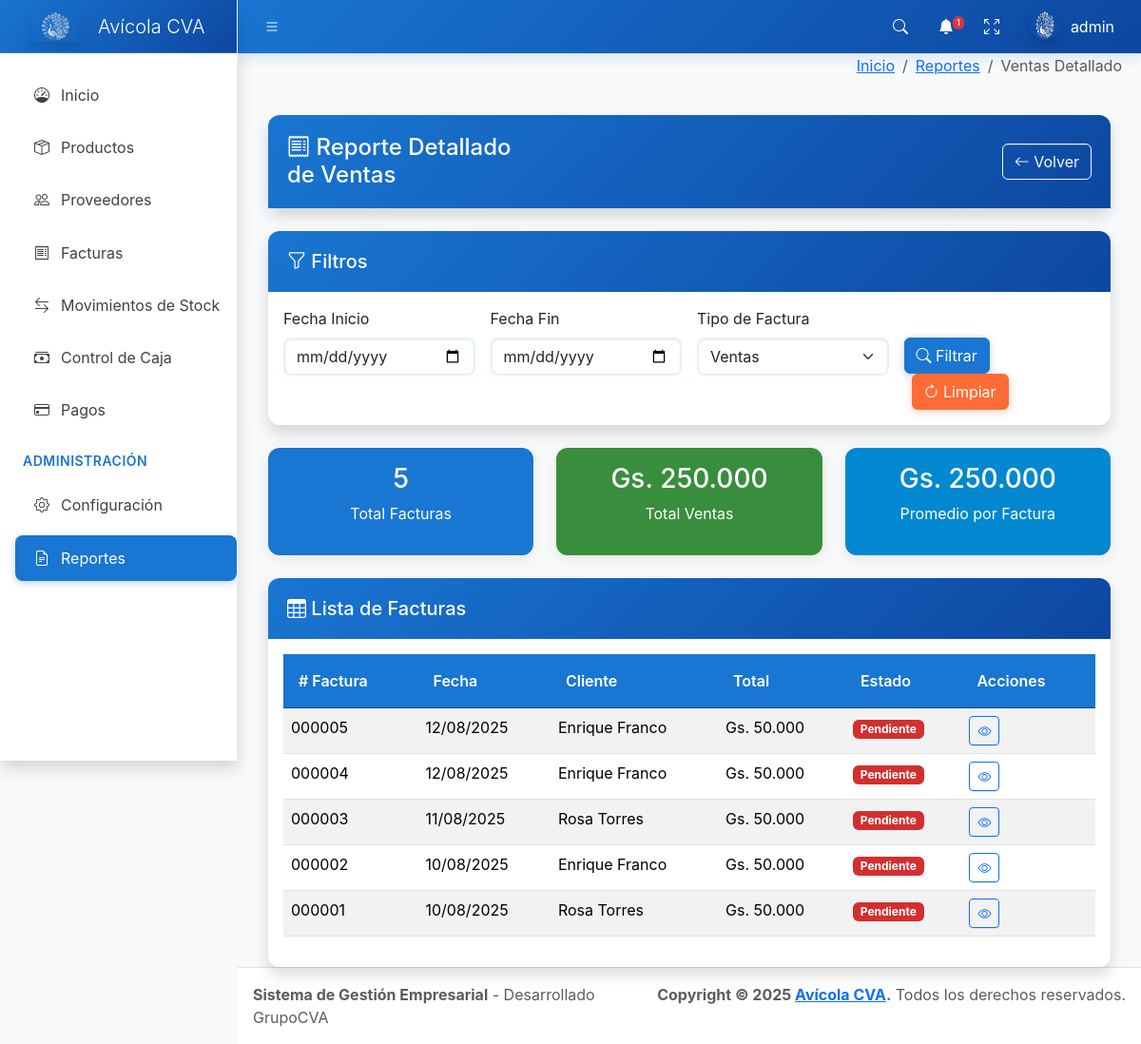
The page /reportes/ventas/ (signed in) on the database its author committed.
### core/models.py (models this page shows, shortened)
class Factura(models.Model):
    TIPO_CHOICES = [
        ('compra', 'Compra'),
        ('venta', 'Venta'),
    ]
    ESTADO_CHOICES = [
        ('pendiente', 'Pendiente'),
        ('pagada', 'Pagada'),
        ('anulada', 'Anulada'),
    ]
    tipo = models.CharField(max_length=10, choices=TIPO_CHOICES, default='compra')
    numero = models.CharField(max_length=20)
    fecha = models.DateTimeField(default=timezone.now)
    proveedor = models.ForeignKey(Proveedor, on_delete=models.PROTECT, null=True, blank=True)
    cliente = models.ForeignKey(Cliente, on_delete=models.PROTECT, null=True, blank=True)
    subtotal = models.IntegerField()
    iva = models.IntegerField()
    total = models.IntegerField()
    estado = models.CharField(max_length=10, choices=ESTADO_CHOICES, default='pendiente')
    observacion = models.TextField(blank=True, null=True)
    fecha_creacion = models.DateTimeField(auto_now_add=True)
    usuario = models.ForeignKey(User, on_delete=models.PROTECT)
    class Meta:
        verbose_name = 'Factura'
        verbose_name_plural = 'Facturas'
        ordering = ['-fecha']
        unique_together = ['tipo', 'numero']

class Cliente(models.Model):
    nombre = models.CharField(max_length=200)
    rif = models.CharField(max_length=20, unique=True)
    direccion = models.TextField()
    telefono = models.CharField(max_length=20)
    email = models.EmailField()
    saldo = models.IntegerField(default=0)
    activo = models.BooleanField(default=True)
    fecha_creacion = models.DateTimeField(auto_now_add=True)
    class Meta:
        verbose_name = 'Cliente'
        verbose_name_plural = 'Clientes'
        ordering = ['nombre']

### core/views.py (the view)
# urls.py: path('reportes/ventas/', views.reporte_ventas_detallado, name='reporte_ventas_detallado'),
@login_required
def reporte_ventas_detallado(request):
    fecha_inicio = request.GET.get('fecha_inicio')
    fecha_fin = request.GET.get('fecha_fin')
    tipo_factura = request.GET.get('tipo', 'venta')
    query = Factura.objects.filter(tipo=tipo_factura)
    if fecha_inicio:
        query = query.filter(fecha__gte=fecha_inicio)
    if fecha_fin:
        query = query.filter(fecha__lte=fecha_fin)
    facturas = query.order_by('-fecha')
    total_facturas = facturas.count()
    total_ventas = facturas.aggregate(total=Sum('total'))['total'] or 0
    context = {
        'facturas': facturas,
        'total_facturas': total_facturas,
        'total_ventas': total_ventas,
        'fecha_inicio': fecha_inicio,
        'fecha_fin': fecha_fin,
        'tipo_factura': tipo_factura,
        'titulo': 'Reporte Detallado de Ventas'
    }
    return render(request, 'reporte_ventas_detallado.html', context)

### templates/reporte_ventas_detallado.html (shortened to what this page needs)
{% extends 'base.html' %}
{% load humanize custom_filters %}
{% block breadcrumb %}
<li class="breadcrumb-item"><a href="{% url 'reportes_dashboard' %}">Reportes</a></li>
<li class="breadcrumb-item active">Ventas Detallado</li>
{% endblock %}
{% block content %}
<div class="container-fluid mt-4">
  <div class="card shadow mb-4">
    <div class="card-header bg-success text-white d-flex justify-content-between align-items-center">
      <h4 class="mb-0"><i class="bi bi-receipt"></i> {{ titulo }}</h4>
      <div class="d-flex justify-content-end w-100 ms-3">
        <a href="{% url 'reportes_dashboard' %}" class="btn btn-outline-light">
          <i class="bi bi-arrow-left"></i> Volver
        </a>
      </div>
    </div>
  </div>
  <div class="card shadow mb-4">
    <div class="card-header bg-light">
      <h5 class="mb-0"><i class="bi bi-funnel"></i> Filtros</h5>
    </div>
    <div class="card-body">
      <form method="get" class="row g-3">
        <div class="col-md-3">
          <label class="form-label">Fecha Inicio</label>
          <input type="date" class="form-control" name="fecha_inicio" value="{{ fecha_inicio }}">
        </div>
        <div class="col-md-3">
          <label class="form-label">Fecha Fin</label>
          <input type="date" class="form-control" name="fecha_fin" value="{{ fecha_fin }}">
        </div>
        <div class="col-md-3">
          <label class="form-label">Tipo de Factura</label>
          <select class="form-select" name="tipo">
            <option value="venta" {% if tipo_factura == 'venta' %}selected{% endif %}>Ventas</option>
          </select>
        </div>
        <div class="col-md-3">
          <label class="form-label">&nbsp;</label>
          <div>
            <button type="submit" class="btn btn-primary">
              <i class="bi bi-search"></i> Filtrar
            </button>
            <a href="{% url 'reporte_ventas_detallado' %}" class="btn btn-secondary ms-2">
              <i class="bi bi-arrow-clockwise"></i> Limpiar
            </a>
          </div>
        </div>
      </form>
    </div>
  </div>
  <div class="row mb-4">
    <div class="col-md-4">
      <div class="card bg-primary text-white">
        <div class="card-body text-center">
          <h3>{{ total_facturas }}</h3>
          <p>Total Facturas</p>
        </div>
      </div>
    </div>
    <div class="col-md-4">
      <div class="card bg-success text-white">
        <div class="card-body text-center">
          <h3>Gs. {{ total_ventas|floatformat:0|intcomma_dot }}</h3>
          <p>Total Ventas</p>
        </div>
      </div>
    </div>
    <div class="col-md-4">
      <div class="card bg-info text-white">
        <div class="card-body text-center">
                     <h3>Gs. {% if total_facturas > 0 %}{{ total_ventas|floatformat:0|intcomma_dot }}{% else %}0{% endif %}</h3>
          <p>Promedio por Factura</p>
        </div>
      </div>
    </div>
  </div>
  <div class="card shadow">
    <div class="card-header bg-dark text-white">
      <h5 class="mb-0"><i class="bi bi-table"></i> Lista de Facturas</h5>
    </div>
    <div class="card-body">
      {% if facturas %}
        <div class="table-responsive">
          <table class="table table-striped">
            <thead>
              <tr>
                <th># Factura</th>
                <th>Fecha</th>
                <th>{% if tipo_factura == 'venta' %}Cliente{% else %}Proveedor{% endif %}</th>
                <th>Total</th>
                <th>Estado</th>
                <th>Acciones</th>
              </tr>
            </thead>
            <tbody>
              {% for factura in facturas %}
              <tr>
                <td>{{ factura.numero }}</td>
                <td>{{ factura.fecha|date:'d/m/Y' }}</td>
                <td>
                  {% if tipo_factura == 'venta' %}
                    {{ factura.cliente.nombre }}
                  {% else %}
                    {{ factura.proveedor.nombre }}
                  {% endif %}
                </td>
                <td>Gs. {{ factura.total|floatformat:0|intcomma_dot }}</td>
                <td>
                  {% if factura.estado == 'pagada' %}
                    <span class="badge bg-success">Pagada</span>
                  {% elif factura.estado == 'pendiente' %}
                    <span class="badge bg-danger">Pendiente</span>
                  {% else %}
                    <span class="badge bg-danger">Anulada</span>
                  {% endif %}
                </td>
                <td>
                  <a href="{% url 'factura_ver' factura.pk %}" class="btn btn-sm btn-outline-primary">
                    <i class="bi bi-eye"></i>
                  </a>
                </td>
              </tr>
              {% endfor %}
            </tbody>
          </table>
        </div>
      {% else %}
        <div class="text-center py-4">
          <i class="bi bi-inbox text-muted" style="font-size: 3rem;"></i>
          <p class="text-muted mt-2">No se encontraron facturas con los filtros aplicados</p>
        </div>
      {% endif %}
    </div>
  </div>
</div>
{% endblock %}

### templates/base.html (shortened to what this page needs)
{% load static %}
<!doctype html>
<html lang="es">
  <head>
    <link
      rel="stylesheet"
      href="https://cdn.jsdelivr.net/npm/@fontsource/source-sans-3@5.0.12/index.css"
      media="print"
      onload="this.media='all'"
    />
    <link
      rel="stylesheet"
      href="https://cdn.jsdelivr.net/npm/overlayscrollbars@2.11.0/styles/overlayscrollbars.min.css"
    />
    <link
      rel="stylesheet"
      href="https://cdn.jsdelivr.net/npm/bootstrap-icons@1.13.1/font/bootstrap-icons.min.css"
    />
    <link
      href="https://cdn.jsdelivr.net/npm/bootstrap@5.3.2/dist/css/bootstrap.min.css"
      rel="stylesheet"
    />
    <link rel="stylesheet" href="{% static 'AdminLTE/dist/css/adminlte.css' %}" />
    <link
      rel="stylesheet"
      href="https://cdn.jsdelivr.net/npm/apexcharts@3.37.1/dist/apexcharts.css"
    />
    {% load static %}
    {% load humanize custom_filters %}
    {% with tema_actual=configuracion_sistema.tema_visual|default:"azul" %}
        {% if tema_actual == "azul" %}
            <link rel="stylesheet" href="{% static 'css/temas/tema-azul.css' %}" />
        {% elif tema_actual == "oscuro" %}
            <link rel="stylesheet" href="{% static 'css/temas/tema-oscuro.css' %}" />
        {% elif tema_actual == "minimalista" %}
            <link rel="stylesheet" href="{% static 'css/temas/tema-minimalista.css' %}" />
        {% else %}
            <link rel="stylesheet" href="{% static 'css/temas/tema-azul.css' %}" />
        {% endif %}
    {% endwith %}
  </head>
  <body class="layout-fixed sidebar-expand-lg sidebar-open bg-body-tertiary">
    <div class="app-wrapper">
      <nav class="app-header navbar navbar-expand bg-body">
        <div class="container-fluid">
          <ul class="navbar-nav">
            <li class="nav-item">
              <a class="nav-link" data-lte-toggle="sidebar" href="#" role="button">
                <i class="bi bi-list"></i>
              </a>
            </li>
          </ul>
          <ul class="navbar-nav ms-auto">
            <li class="nav-item">
              <a class="nav-link" data-widget="navbar-search" href="#" role="button">
                <i class="bi bi-search"></i>
              </a>
            </li>
            <li class="nav-item dropdown">
              <a class="nav-link" data-bs-toggle="dropdown" href="#">
                <i class="bi bi-bell-fill"></i>
                <span class="navbar-badge badge text-bg-danger">{{ total_alertas|default:0 }}</span>
              </a>
            </li>
            <li class="nav-item">
              <a class="nav-link" href="#" data-lte-toggle="fullscreen">
                <i data-lte-icon="maximize" class="bi bi-arrows-fullscreen"></i>
              </a>
            </li>
            <li class="nav-item dropdown user-menu">
              <a href="#" class="nav-link dropdown-toggle" data-bs-toggle="dropdown">
                <img
                  src="{% static 'img/logo.png' %}"
                  class="user-image rounded-circle shadow"
                  alt="User Image"
                />
                <span class="d-none d-md-inline">{{ user.username|default:"Usuario" }}</span>
              </a>
            </li>
          </ul>
        </div>
      </nav>
      <aside class="app-sidebar bg-body-secondary shadow" data-bs-theme="dark">
        <div class="sidebar-brand">
          <a href="{% url 'dashboard' %}" class="brand-link">
            <img
              src="{% static 'img/logo.png' %}"
              alt="Avícola CVA Logo"
              class="brand-image opacity-75 shadow"
            />
            <span class="brand-text fw-light">Avícola CVA</span>
          </a>
        </div>
        <div class="sidebar-wrapper">
          <nav class="mt-2">
                         <ul
               class="nav sidebar-menu flex-column"
               data-lte-toggle="treeview"
               role="navigation"
               aria-label="Main navigation"
               data-accordion="false"
               id="navigation"
             >
               <li class="nav-item">
                 <a href="{% url 'dashboard' %}" class="nav-link {% if request.resolver_match.url_name == 'dashboard' %}active{% endif %}">
                   <i class="nav-icon bi bi-speedometer"></i>
                   <p>Inicio</p>
                 </a>
               </li>
               <li class="nav-item">
                 <a href="{% url 'productos_list' %}" class="nav-link {% if 'producto' in request.resolver_match.url_name %}active{% endif %}">
                   <i class="nav-icon bi bi-box-seam"></i>
                   <p>Productos</p>
                 </a>
               </li>
               <li class="nav-item">
                 <a href="{% url 'proveedores_list' %}" class="nav-link {% if 'proveedor' in request.resolver_match.url_name %}active{% endif %}">
                   <i class="nav-icon bi bi-people"></i>
                   <p>Proveedores</p>
                 </a>
               </li>
              <li class="nav-item">
                <a href="{% url 'factura_list' %}" class="nav-link {% if 'factura' in request.resolver_match.url_name %}active{% endif %}">
                  <i class="nav-icon bi bi-receipt"></i>
                  <p>Facturas</p>
                </a>
              </li>
              <li class="nav-item">
                <a href="{% url 'stock_movimientos' %}" class="nav-link {% if 'stock' in request.resolver_match.url_name %}active{% endif %}">
                  <i class="nav-icon bi bi-arrow-left-right"></i>
                  <p>Movimientos de Stock</p>
                </a>
              </li>
              <li class="nav-item">
                <a href="{% url 'caja_list' %}" class="nav-link {% if 'caja' in request.resolver_match.url_name %}active{% endif %}">
                  <i class="nav-icon bi bi-cash-stack"></i>
                  <p>Control de Caja</p>
                </a>
              </li>
              <li class="nav-item">
                <a href="{% url 'pagos_dashboard' %}" class="nav-link {% if 'pagos' in request.resolver_match.url_name %}active{% endif %}">
                  <i class="nav-icon bi bi-credit-card"></i>
                  <p>Pagos</p>
                </a>
              </li>
              <li class="nav-header">ADMINISTRACIÓN</li>
              <li class="nav-item">
                <a href="{% url 'configuracion_panel' %}" class="nav-link {% if 'configuracion' in request.resolver_match.url_name %}active{% endif %}">
                  <i class="nav-icon bi bi-gear"></i>
                  <p>Configuración</p>
                </a>
              </li>
              <li class="nav-item">
                <a href="{% url 'reportes_dashboard' %}" class="nav-link {% if 'reporte' in request.resolver_match.url_name %}active{% endif %}">
                  <i class="nav-icon bi bi-file-earmark-text"></i>
                  <p>Reportes</p>
                </a>
              </li>
            </ul>
          </nav>
        </div>
      </aside>
      <div class="app-content">
        <div class="content-header">
          <div class="container-fluid">
            <div class="row mb-2">
              <div class="col-sm-6">
              </div>
              <div class="col-sm-6">
                <ol class="breadcrumb float-sm-end">
                  <li class="breadcrumb-item"><a href="{% url 'dashboard' %}">Inicio</a></li>
                  {% block breadcrumb %}{% endblock %}
                </ol>
              </div>
            </div>
          </div>
        </div>
        <div class="content">
          <div class="container-fluid">
            {% block content %}{% endblock %}
          </div>
        </div>
      </div>
      <footer class="app-footer">
        <div class="float-end d-none d-sm-inline">
          <strong>Copyright &copy; 2025 <a href="#">Avícola CVA</a>.</strong> Todos los derechos reservados.
        </div>
        <div>
          <strong>Sistema de Gestión Empresarial</strong> - Desarrollado GrupoCVA
        </div>
      </footer>
    </div>
  </body>
</html>

### rows shown on the page
Factura: numero "000005", fecha "12/08/2025", cliente.nombre "Enrique Franco", total "50.000", estado "Pendiente"
Factura: numero "000004", fecha "12/08/2025", cliente.nombre "Enrique Franco", total "50.000", estado "Pendiente"
Factura: numero "000003", fecha "11/08/2025", cliente.nombre "Rosa Torres", total "50.000", estado "Pendiente"
Factura: numero "000002", fecha "10/08/2025", cliente.nombre "Enrique Franco", total "50.000", estado "Pendiente"
Factura: numero "000001", fecha "10/08/2025", cliente.nombre "Rosa Torres", total "50.000", estado "Pendiente"

### other values the page prints
{{ total_alertas|default:0 }} "1"
{{ user.username|default:"Usuario" }} "admin"
{{ titulo }} "Reporte Detallado de Ventas"
{{ total_facturas }} "5"
{{ total_ventas|floatformat:0|intcomma_dot }} "250.000"
